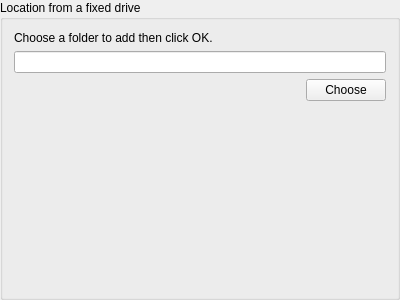
<?xml version="1.0" encoding="UTF-8"?>
<ui version="4.0">
 <class>AddFixedDriveGroupBox</class>
 <widget class="QGroupBox" name="AddFixedDriveGroupBox">
  <property name="geometry">
   <rect>
    <x>0</x>
    <y>0</y>
    <width>400</width>
    <height>300</height>
   </rect>
  </property>
  <property name="title">
   <string>Location from a fixed drive</string>
  </property>
  <property name="alignment">
   <set>Qt::AlignLeading|Qt::AlignLeft|Qt::AlignTop</set>
  </property>
  <property name="checkable">
   <bool>false</bool>
  </property>
  <layout class="QVBoxLayout" name="verticalLayout">
   <item>
    <widget class="QLabel" name="label">
     <property name="sizePolicy">
      <sizepolicy hsizetype="Preferred" vsizetype="Maximum">
       <horstretch>0</horstretch>
       <verstretch>0</verstretch>
      </sizepolicy>
     </property>
     <property name="text">
      <string>Choose a folder to add then click OK.</string>
     </property>
    </widget>
   </item>
   <item>
    <widget class="QLineEdit" name="pathField"/>
   </item>
   <item>
    <layout class="QHBoxLayout" name="horizontalLayout">
     <item>
      <spacer name="horizontalSpacer">
       <property name="orientation">
        <enum>Qt::Horizontal</enum>
       </property>
       <property name="sizeHint" stdset="0">
        <size>
         <width>40</width>
         <height>20</height>
        </size>
       </property>
      </spacer>
     </item>
     <item>
      <widget class="QPushButton" name="chooseButton">
       <property name="sizePolicy">
        <sizepolicy hsizetype="Maximum" vsizetype="Fixed">
         <horstretch>0</horstretch>
         <verstretch>0</verstretch>
        </sizepolicy>
       </property>
       <property name="text">
        <string>Choose</string>
       </property>
      </widget>
     </item>
    </layout>
   </item>
   <item>
    <spacer name="verticalSpacer">
     <property name="orientation">
      <enum>Qt::Vertical</enum>
     </property>
     <property name="sizeHint" stdset="0">
      <size>
       <width>20</width>
       <height>40</height>
      </size>
     </property>
    </spacer>
   </item>
  </layout>
 </widget>
 <resources/>
 <connections/>
</ui>
